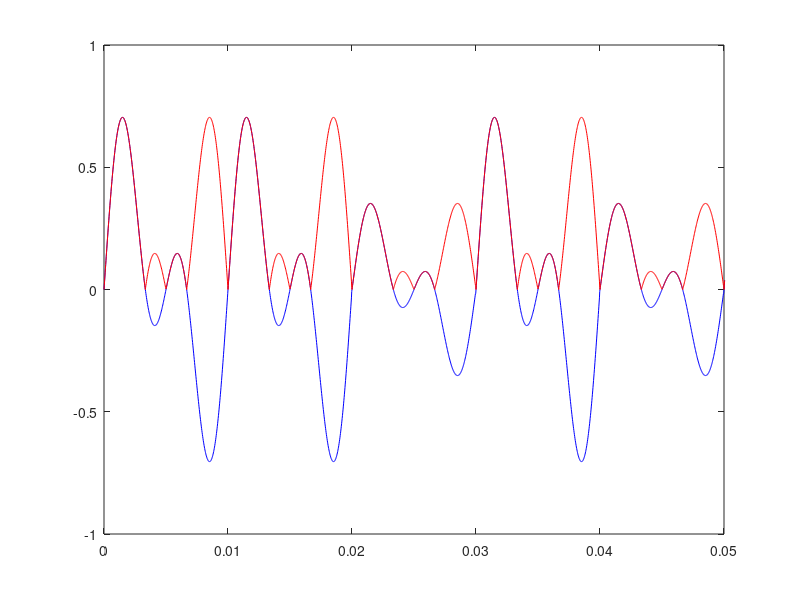

Here is the MATLAB script that generated this plot:
%sin波の生成
%音声が終わる時間
End_Ts = 10;

%いびきの基本周波数
basic_frequency = 100;

%いびきの最大周波数
max_frequency = 200;

Ts = 1/44100;
t = 0:Ts:End_Ts-Ts; 
%基本周波数の波形
x1 = sin(2*pi*basic_frequency*t);

%ピーク時の周波数の波形
x2 = sin(2*pi*200*t);

fs = 1/Ts;
x = zeros(1,fs*End_Ts);
%振幅の調整
r = 0.4;
sin_amp = 0.4;
for i = 1:44100*End_Ts
      if r==0.4
          if rem(i,441*1)==0
            r=0.2;
            sin_amp = 0.4;
          end  
      else if r==0.2
          if rem(i,441*1)==0
            r=0.4;
            sin_amp = 0.2;
          end      
        end
      end  
    x(i) = sin_amp * (x1(i)+x2(i));
end   


x_result =abs(x);

%LPF

plot(t,x,'Color',[0 0 1]);
xlim([0 0.05])

hold on
plot(t,x_result,'Color',[1 0 0]);
xlim([0 0.05])
hold off
%　フーリエ変換

m = length(x); 
n = pow2(nextpow2(m));
y = fft(x,n);
f = (0:n-1)*(fs/n); % frequency vector
amp = abs(y)/44100/5;   % power spectrum      
%plot(f(1:floor(n/10)),amp(1:floor(n/10)))
%xlabel('Frequency (Hz)')
%ylabel('amp')

%音声作成
audiowrite("f3000.wav",x,fs);